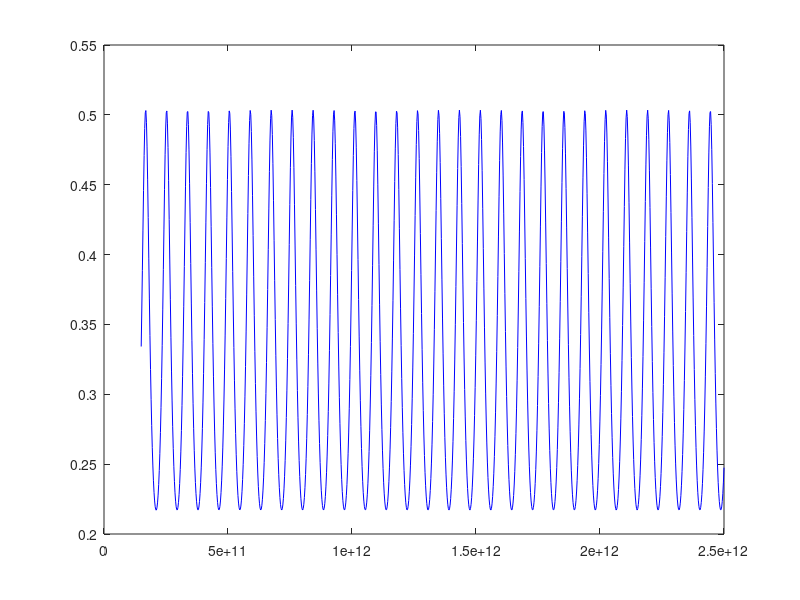

Here is the MATLAB script that generated this plot: (Note: this script raises an error after producing the figure.)

% grphn_equivSchem_v03
ptn=1001;
fmx=2.5e12; fmn=0.15e12;
freqn=fmn:(fmx-fmn)/(ptn-1):fmx;

spl=299792458;

%Layer order:
%Vacuum // layer 1 (metal) // later 2 (dielectric) // layer 3 (metal) // layer 4 (silicon) // vacuum
% nn1=1 //      nL1        //        nL2           //         nL3     //      nL4       //  nn2 = 1 A=1

nn1=1; nn2=1;
%Layer 1 graphen
tauL1=7e-14; thcL1=51*1e-9; RshL1=9e2; sig00L1=0*9e9*1/(RshL1*thcL1); n01=1;

%Layer 2 silicon
n02=3.52; tauL2=9.7e-18; thcL2=5.051*1e-4; RshL2=50e12; sig00L2=7.5*9e9;%*1/(RshL2*thcL2);

%Layer 3 gold
tauL3=1e-17; thcL3=1e-9; RshL3=3.70e2; sig00L3=0*9e9*5e7; n03=1; %RshL3=9e9/(sig00L3*thcL3);

%Layer 4 silicon
tauL4=1e-15; thcL4=1*1e-9; RshL4=50e1; sig00L4=0*9e9*1/(RshL4*thcL4); n04=1; %1/(RshL4*thcL4);


for ii=1:ptn

  omega=2*pi*freqn(ii); kkk=omega/spl;

  conL1=sig00L1/(1-1i*omega*tauL1); epsL1=n01^2+4*pi*1i*conL1/omega; nL1=sqrt(epsL1);
  conL2=sig00L2/(1-1i*omega*tauL2); epsL2=n02^2+4*pi*1i*conL2/omega; nL2=sqrt(epsL2);
  conL3=sig00L3/(1-1i*omega*tauL3); epsL3=n03^2+4*pi*1i*conL3/omega; nL3=sqrt(epsL3);
  conL4=sig00L4/(1-1i*omega*tauL4); epsL4=n04^2+4*pi*1i*conL4/omega; nL4=sqrt(epsL4);
  %nn2=nL3; nL4=nL3;


  %1st boudary xxx=0; to the right ampl is 1; reflector
  xxx=0; nnl=nL4; nnr=nn2; aar=1; bbr=0;

  aal=(aar*(1+nnr/nnl)+bbr*(1-nnr/nnl))/2;
  bbl=(aar*(1-nnr/nnl)+bbr*(1+nnr/nnl))/2;


  %2nd boudary xxx=-thcL4;
  xxx=-thcL4; nnl=nL3; nnr=nL4; aar=aal; bbr=bbl;

  aar=exp(-1i*kkk*nnr*thcL4)*aal;
  bbr=exp(1i*kkk*nnr*thcL4)*bbl;
  aal=(aar*(1+nnr/nnl)+bbr*(1-nnr/nnl))/2;
  bbl=(aar*(1-nnr/nnl)+bbr*(1+nnr/nnl))/2;


  %3rd boudary xxx=-thcL3-thcL4;
  xxx=-thcL4-thcL3; nnl=nL2; nnr=nL3; aar=aal; bbr=bbl;

  aar=exp(-1i*kkk*nnr*thcL3)*aal;
  bbr=exp(1i*kkk*nnr*thcL3)*bbl;
  aal=(aar*(1+nnr/nnl)+bbr*(1-nnr/nnl))/2;
  bbl=(aar*(1-nnr/nnl)+bbr*(1+nnr/nnl))/2;

  %4th boudary xxx=-thcL4-thcL3-thcL2;
  xxx=-thcL4-thcL3-thcL2; nnl=nL1; nnr=nL2; aar=aal; bbr=bbl;

  aar=exp(-1i*kkk*nnr*thcL2)*aal;
  bbr=exp(1i*kkk*nnr*thcL2)*bbl;
  aal=(aar*(1+nnr/nnl)+bbr*(1-nnr/nnl))/2;
  bbl=(aar*(1-nnr/nnl)+bbr*(1+nnr/nnl))/2;

 %5th boudary xxx=-thcL4-thcL3-thcL2-thcL1;
  xxx=-thcL4-thcL3-thcL2-thcL1; nnl=nn1; nnr=nL1; aar=aal; bbr=bbl;

  aar=exp(-1i*kkk*nnr*thcL1)*aal;
  bbr=exp(1i*kkk*nnr*thcL1)*bbl;
  aal=(aar*(1+nnr/nnl)+bbr*(1-nnr/nnl))/2;
  bbl=(aar*(1-nnr/nnl)+bbr*(1+nnr/nnl))/2;

  trnsm(ii)=(abs(1/aal))^2;
  reflt(ii)=(abs(bbl/aal))^(2);
  absrp(ii)=1-reflt(ii)-trnsm(ii);

end

%figure
%plot(freqn,trnsm);

%figure
%plot(freqn,reflt);

figure
plot(freqn,trnsm, 'b');%, freqn,reflt, 'g', freqn,absrp, 'r');

samplMt = dlmread('.\res-siwaf.txt')
frqcc=samplMt(:,1)*1e12;
sigcc=samplMt(:,2).^1;



figure
plot(frqcc,sigcc, 'r', freqn, trnsm, "b");
axis(inf, 0,1);


nsw(:,1)=freqn;
nsw(:,2)=reflt;

%dlmwrite('D:\UEF-Science\2022-prac\TDS-lab\Churchill_Lab Section\PPFi_Day4\ppfi1.txt',nsw,'delimiter','\t');



